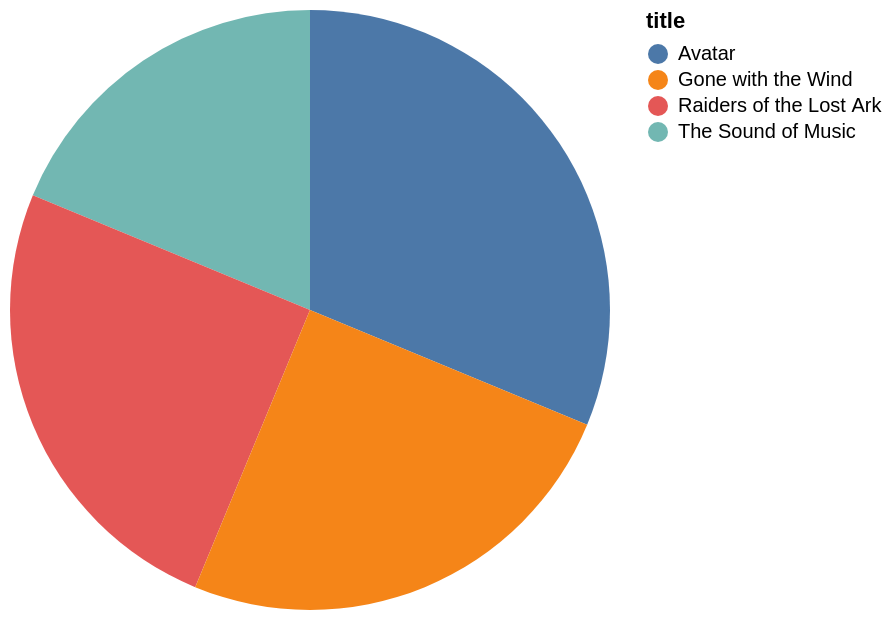

Vega-Lite specification for this chart:
### Vega-Lite specification from a JSON file in a GitHub repository (floating-point values rounded to 4 significant figures)
{"data": {"values": [{"x_data": "Avatar", "y_data": 5}, {"x_data": "The Sound of Music", "y_data": 3}, {"x_data": "Raiders of the Lost Ark", "y_data": 4}, {"x_data": "Gone with the Wind", "y_data": 4}]}, "mark": "arc", "encoding": {"theta": {"field": "y_data", "type": "quantitative", "title": "max(T1.stars)"}, "color": {"field": "x_data", "type": "nominal", "title": "title"}}}
